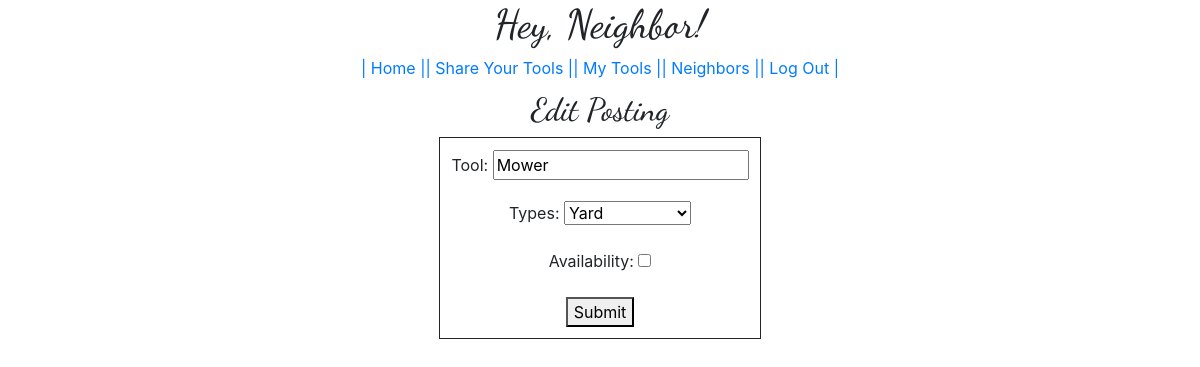
/1/edittool/ (signed in), run on an earlier commit of the app's database.
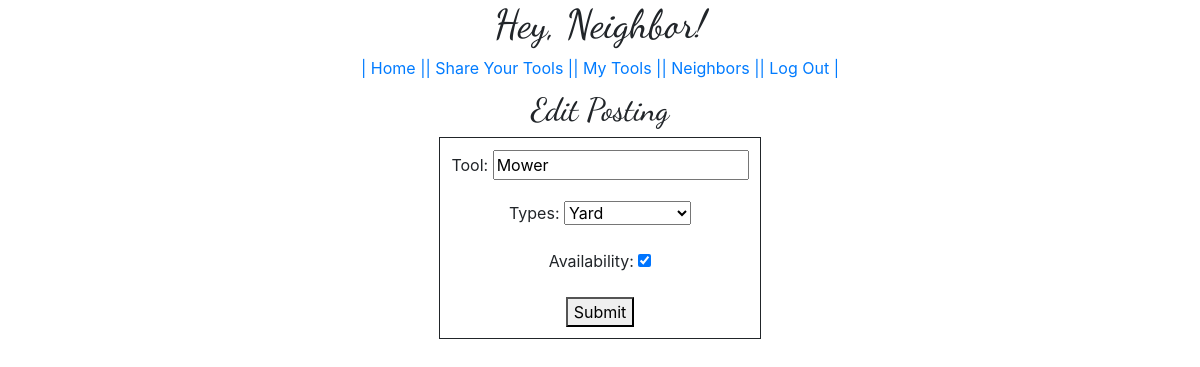
And on a later commit of the database.
### hey_neighbor/models.py (models this page shows, shortened)
class Tool(models.Model):
    AVAILABLE_TYPES = [
    ('YARD', 'Yard'),
    ('WOODWORKING', 'Woodworking'),
    ('PLUMBING', 'Plumbing'),
    ('AUTO', 'Auto')
    ]
    owner = models.ForeignKey(User, on_delete=models.CASCADE)
    tool = models.CharField(max_length=255, default='')
    types = models.CharField(max_length=255, choices=AVAILABLE_TYPES, default='YARD')
    date_posted = models.DateTimeField('Date Posted', default=timezone.now)
    availability = models.BooleanField(default=False)

### hey_neighbor/views.py (the view)
# urls.py: path('<int:pk>/edittool/', views.EditView.as_view(), name='edit_tool'),
class EditView(LoginRequiredMixin, generic.UpdateView):
    model = Tool
    fields = ['tool', 'types', 'availability']
    template_name= 'hey_neighbor/edit.html'
    success_url = reverse_lazy('hey_neighbor:my_tool')

### hey_neighbor/templates/hey_neighbor/edit.html (shortened to what this page needs)
{% extends 'hey_neighbor/base.html' %}
{% block content %}
<div class='row justify-content-center'>
  <h2 class='heads'>Edit Posting</h2>
</div>
<section class='row justify-content-center'>
  <form class='posting' method='post'>
    {{form.as_p}}
    <button>Submit</button>
  </form>
</section>
{% endblock %}

What changed in the data, as far as the page shows it:
changed Tool "Mower": availability "☐" → "☑"
